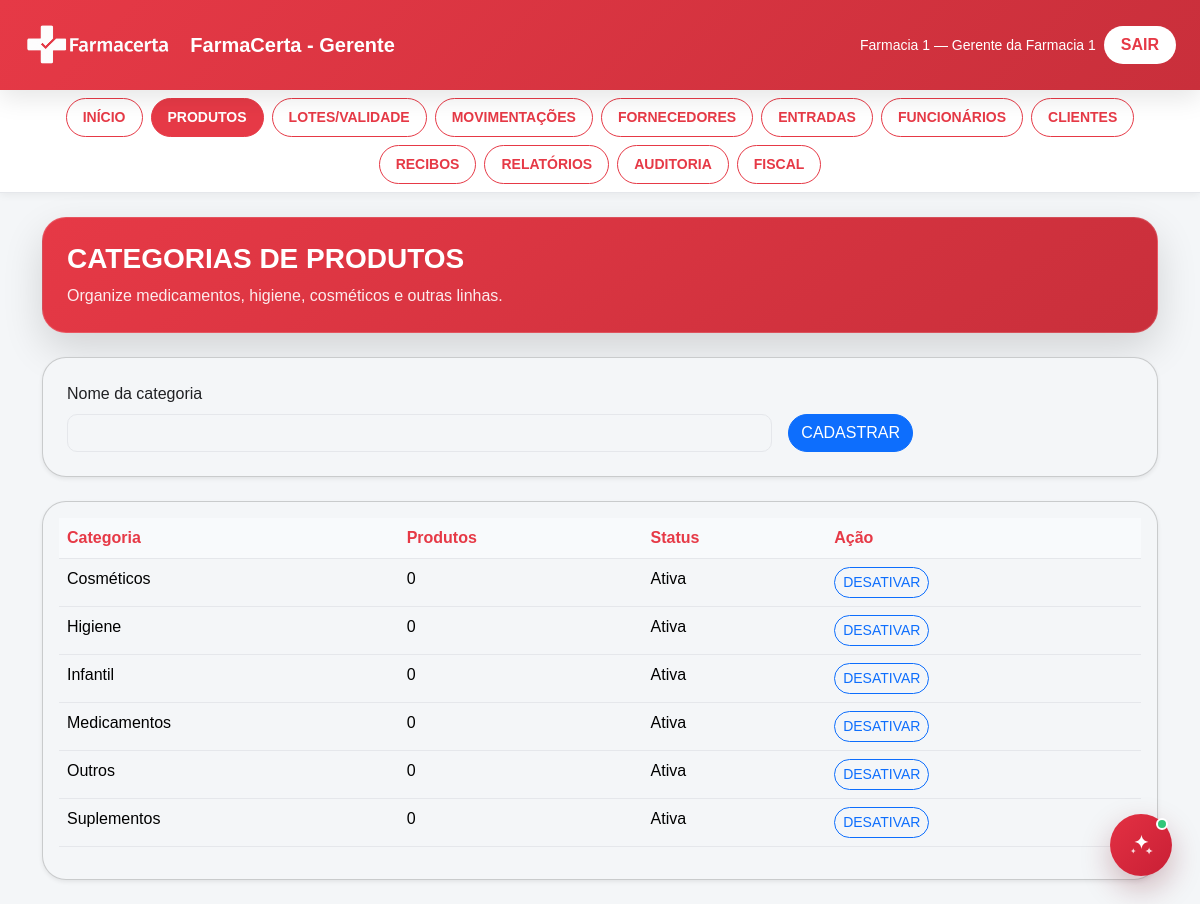
Screenshot of /gerente/categorias.php (signed in) with the database file from the repository.
### tables this page shows
CREATE TABLE categorias (
    id INT AUTO_INCREMENT PRIMARY KEY,
    nome VARCHAR(80) NOT NULL UNIQUE,
    ativo TINYINT(1) NOT NULL DEFAULT 1
);

### gerente/categorias.php (the view, shortened to what this page needs)
<?php
session_start(); require_once __DIR__.'/../autenticacao.php'; require_once __DIR__.'/conexaoDB.php'; require_once __DIR__.'/../cabecalho.php'; require_once __DIR__.'/../includes/auditoria.php'; exigirLogin('gerente');
$categorias=mysqli_query($conexao,'SELECT c.*,COUNT(p.id) produtos FROM categorias c LEFT JOIN produtos p ON p.categoria_id=c.id GROUP BY c.id ORDER BY c.nome');
?>
<!DOCTYPE html><html lang="pt-BR"><head><?php recursosCabeca('Categorias'); ?></head><body><?php cabecalho('FarmaCerta - Gerente','gerente','produtos'); ?><main class="container py-4"><section class="card card-brand rounded-4 p-4 mb-4"><h2 class="h3 fw-bold">CATEGORIAS DE PRODUTOS</h2><p class="mb-0">Organize medicamentos, higiene, cosméticos e outras linhas.</p></section><?php if(isset($_GET['ok'])){?><div class="alert alert-success">Categoria cadastrada.</div><?php } if(isset($_GET['erro'])){?><div class="alert alert-danger">Não foi possível cadastrar. Talvez o nome já exista.</div><?php } ?><section class="card shadow-sm rounded-4 p-4 mb-4"><form method="POST" class="row g-3"><div class="col-md-8"><label class="form-label">Nome da categoria</label><input class="form-control" name="nome" required></div><div class="col-md-4 d-flex align-items-end"><button class="btn btn-primary rounded-pill">CADASTRAR</button></div></form></section><section class="card shadow-sm rounded-4 p-3"><table class="table table-hover"><thead><tr><th>Categoria</th><th>Produtos</th><th>Status</th><th>Ação</th></tr></thead><tbody><?php while($c=mysqli_fetch_assoc($categorias)){?><tr><td><?php echo htmlspecialchars($c['nome']); ?></td><td><?php echo (int)$c['produtos']; ?></td><td><?php echo $c['ativo']?'Ativa':'Inativa'; ?></td><td><a class="btn btn-sm btn-outline-primary rounded-pill" href="categorias.php?id=<?php echo $c['id']; ?>&status=<?php echo $c['ativo']?'desativar':'ativar'; ?>"><?php echo $c['ativo']?'DESATIVAR':'ATIVAR'; ?></a></td></tr><?php } ?></tbody></table></section></main><?php recursosRodape(); ?></body></html>

### includes/recursos.php (shortened to what this page needs)
<?php
function prefixoRelativo(): string
{
    $script = str_replace('\\', '/', $_SERVER['SCRIPT_NAME'] ?? '');
    if (
        strpos($script, '/gerente/') !== false
        || strpos($script, '/balconista/') !== false
        || strpos($script, '/administrador/') !== false
    ) {
        return '../';
    }
    return '';
}
function prefixoPaginas(string $pasta): string
{
    $script = str_replace('\\', '/', $_SERVER['SCRIPT_NAME'] ?? '');
    return '';
}
function recursosCabeca(string $titulo): void
{
    $prefixo = htmlspecialchars(prefixoRelativo(), ENT_QUOTES, 'UTF-8');
    $arquivoTema = __DIR__ . '/../assets/css/tema.css';
    $versaoTema = is_file($arquivoTema) ? filemtime($arquivoTema) : time();
    ?>
    <link rel="stylesheet" href="https://cdn.jsdelivr.net/npm/bootstrap@5.3.8/dist/css/bootstrap.min.css">
    <link rel="stylesheet" href="<?php echo $prefixo; ?>assets/css/tema.css?v=<?php echo $versaoTema; ?>">
    <?php
}
function renderizarAgenteIa(): void
{
    ?>
    <button id="farmaAiLauncher" class="farma-ai-launcher" type="button"
            aria-label="Abrir agente IA" aria-controls="farmaAiPanel" aria-expanded="false">
        <span class="farma-ai-dot" aria-hidden="true"></span>
    </button>
    <?php
}
function recursosRodape(): void
{
    renderizarAgenteIa();
}

### cabecalho.php (shortened to what this page needs)
<?php
require_once __DIR__ . '/includes/recursos.php';
function cabecalho($titulo, $pasta, $paginaAtiva)
{
    $nomeUsuario = htmlspecialchars($_SESSION['usuario_nome'] ?? '', ENT_QUOTES, 'UTF-8');
    $nomeFarmacia = htmlspecialchars($_SESSION['farmacia_nome'] ?? 'Farmácia', ENT_QUOTES, 'UTF-8');
    $raiz = prefixoRelativo();
    $prefixo = prefixoPaginas($pasta);
    if ($pasta === 'gerente') {
        $inicio = $prefixo . 'iniciogerente.php';
        $itens = array(
            'inicio' => array($prefixo . 'iniciogerente.php', 'INÍCIO'),
            'produtos' => array($prefixo . 'produtosgerente.php', 'PRODUTOS'),
            'lotes' => array($prefixo . 'lotes.php', 'LOTES/VALIDADE'),
            'movimentacoes' => array($prefixo . 'movimentacoesestoque.php', 'MOVIMENTAÇÕES'),
            'fornecedores' => array($prefixo . 'fornecedores.php', 'FORNECEDORES'),
            'entradas' => array($prefixo . 'entradasmercadoria.php', 'ENTRADAS'),
            'funcionarios' => array($prefixo . 'funcionarios/funcionarios.php', 'FUNCIONÁRIOS'),
            'clientes' => array($prefixo . 'clientes.php', 'CLIENTES'),
            'recibos' => array($prefixo . 'historicorecibogerente.php', 'RECIBOS'),
            'relatorios' => array($prefixo . 'relatorios.php', 'RELATÓRIOS'),
            'auditoria' => array($prefixo . 'auditoria.php', 'AUDITORIA'),
            'fiscal' => array($prefixo . 'fiscal.php', 'FISCAL'),
        );
    }
    $identidade = $nomeFarmacia . ' — ' . $nomeUsuario;
    echo '<nav class="navbar navbar-expand-lg navbar-dark navbar-farmacia py-3">';
    echo '<div class="container-fluid px-3 px-lg-4">';
    echo '<a class="navbar-brand d-flex align-items-center gap-2" href="' . htmlspecialchars($inicio, ENT_QUOTES, 'UTF-8') . '">';
    echo '<img src="' . htmlspecialchars($raiz, ENT_QUOTES, 'UTF-8') . 'assets/LOGO_1.png" alt="FarmaCerta">';
    echo '</a>';
    echo '<span class="text-white fw-bold fs-5 d-none d-md-inline">' . htmlspecialchars($titulo, ENT_QUOTES, 'UTF-8') . '</span>';
    echo '<div class="d-flex align-items-center gap-2 ms-auto">';
    echo '<span class="text-white small d-none d-lg-inline">' . $identidade . '</span>';
    echo '<a class="btn btn-sair rounded-pill px-3 d-none d-lg-inline-flex" href="' . htmlspecialchars($raiz, ENT_QUOTES, 'UTF-8') . 'logout.php">SAIR</a>';
    echo '</div>';
    echo '</div>';
    echo '</nav>';
    echo '<div class="menu-app py-2 d-none d-lg-block">';
    echo '<nav class="nav justify-content-center flex-wrap gap-2 px-3" aria-label="Menu principal">';
    foreach ($itens as $chave => $item) {
        $classe = $paginaAtiva === $chave ? ' nav-link rounded-pill px-3 py-2 active' : ' nav-link rounded-pill px-3 py-2';
        echo '<a class="' . $classe . '" href="' . htmlspecialchars($item[0], ENT_QUOTES, 'UTF-8') . '">' . htmlspecialchars($item[1], ENT_QUOTES, 'UTF-8') . '</a>';
    }
    echo '</nav>';
    echo '</div>';
}

### assets/css/tema.css (style rules this page uses)
:root { --fc-primary: #e63946; --fc-primary-dark: #c92f3b; --fc-background: #f4f6f8; --fc-surface: #ffffff; --fc-text: #202124; --fc-text-light: #6b7280; --fc-border: #e5e7eb; --fc-danger: #b42318; --fc-danger-dark: #8f1d14; --fc-success: #218c5a; --fc-warning: #c47a00; --fc-debito: #3974c5; --fc-credito: #9255bd; --fc-pix: #ff9f1c; --bs-primary: #e63946; --bs-primary-rgb: 230, 57, 70; --bs-danger: #b42318; --bs-danger-rgb: 180, 35, 24; --bs-success: #218c5a; --bs-warning: #c47a00; --bs-body-bg: #f4f6f8; --bs-body-color: #202124; --bs-secondary-color: #6b7280; --bs-border-color: #e5e7eb; --bs-link-color: #e63946; --bs-link-hover-color: #c92f3b; --bs-font-sans-serif: Arial, Helvetica, sans-serif; --bs-body-font-family: Arial, Helvetica, sans-serif; --bs-border-radius: 10px; --bs-border-radius-sm: 10px; --bs-border-radius-lg: 24px; --bs-border-radius-xl: 24px; --bs-border-radius-pill: 50rem; --bs-focus-ring-color: rgba(230, 57, 70, 0.35); }
html { scroll-behavior: smooth; }
body { min-height: 100vh; background: var(--fc-background); color: var(--fc-text); }
.navbar-farmacia { background: linear-gradient(135deg, var(--fc-primary), var(--fc-primary-dark)); box-shadow: 0 8px 24px rgba(0, 0, 0, 0.1); }
.navbar-farmacia .navbar-brand img { height: 48px; width: auto; }
.menu-app { background: var(--fc-surface); border-bottom: 1px solid var(--fc-border); box-shadow: 0 2px 8px rgba(0, 0, 0, 0.06); }
.menu-app .nav-link { border: 1.5px solid var(--fc-primary); color: var(--fc-primary); font-size: 0.875rem; font-weight: 700; }
.menu-app .nav-link:hover, .menu-app .nav-link.active { background: var(--fc-primary); border-color: var(--fc-primary); color: #fff; }
.btn-sair { background: #fff; color: var(--fc-primary); font-weight: 700; }
.card-brand { background: linear-gradient(145deg, var(--fc-primary), var(--fc-primary-dark)); color: #fff; border: 1px solid rgba(255, 255, 255, 0.15); box-shadow: 0 16px 40px rgba(0, 0, 0, 0.14); }
.card-brand h1, .card-brand h2, .card-brand h3, .card-brand label, .card-brand p, .card-brand .form-label { color: #fff; }
.card-brand p { color: rgba(255, 255, 255, 0.9); }
.table thead th { color: var(--fc-primary); font-weight: 800; background: #f8fafc; }
.farma-ai-launcher { position: fixed; right: 28px; bottom: 28px; width: 62px; height: 62px; border: 0; border-radius: 50%; background: linear-gradient(135deg, #e33143, #c91f35); color: #fff; box-shadow: 0 12px 30px rgba(110, 18, 32, .28); display: flex; align-items: center; justify-content: center; cursor: pointer; z-index: 1080; transition: transform .18s ease, box-shadow .18s ease; }
.farma-ai-launcher svg { width: 29px; height: 29px; }
.farma-ai-launcher .farma-ai-dot { position: absolute; top: 4px; right: 4px; width: 12px; height: 12px; border-radius: 50%; background: #31c779; border: 2px solid #fff; }

### rows the page displays
categorias: nome "Cosméticos", produtos "0", ativo "Ativa"
categorias: nome "Higiene", produtos "0", ativo "Ativa"
categorias: nome "Infantil", produtos "0", ativo "Ativa"
categorias: nome "Medicamentos", produtos "0", ativo "Ativa"
categorias: nome "Outros", produtos "0", ativo "Ativa"
categorias: nome "Suplementos", produtos "0", ativo "Ativa"

### other values shown
$titulo "FarmaCerta - Gerente"
$identidade "Farmacia 1 — Gerente da Farmacia 1"
$item[1] "INÍCIO"
$item[1] "PRODUTOS"
$item[1] "LOTES/VALIDADE"
$item[1] "MOVIMENTAÇÕES"
$item[1] "FORNECEDORES"
$item[1] "ENTRADAS"
$item[1] "FUNCIONÁRIOS"
$item[1] "CLIENTES"
$item[1] "RECIBOS"
$item[1] "RELATÓRIOS"
$item[1] "AUDITORIA"
$item[1] "FISCAL"
